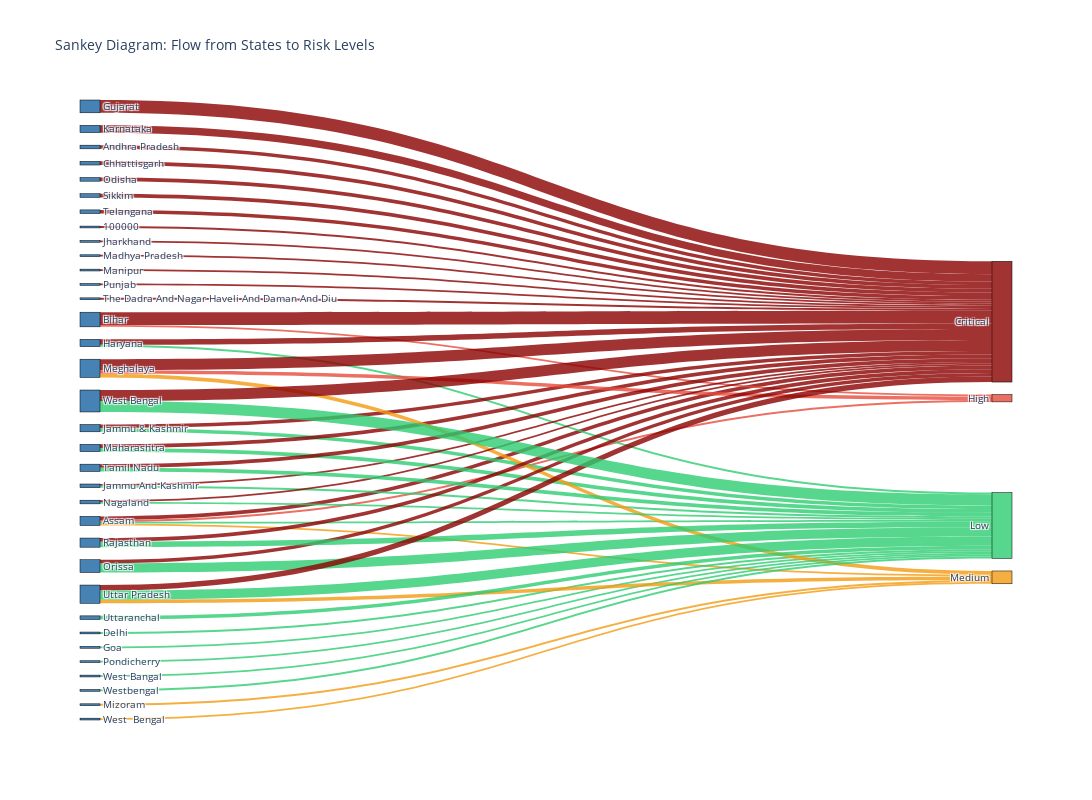

Notebook source saved alongside this figure:
### Code cell
# =============================================================================
# SPECIALIZED: SANKEY DIAGRAM - Flow from State to Risk Level
# =============================================================================

print("\n📊 Creating Sankey diagram...")

# Prepare Sankey data
sankey_data = district_analysis.groupby(['state', 'risk_level']).size().reset_index(name='count')

# Create node labels
states = sankey_data['state'].unique().tolist()
risk_levels = sankey_data['risk_level'].unique().tolist()
all_labels = states + risk_levels

# Create source and target indices
state_to_idx = {state: idx for idx, state in enumerate(states)}
risk_to_idx = {risk: idx + len(states) for idx, risk in enumerate(risk_levels)}

source = [state_to_idx[row['state']] for _, row in sankey_data.iterrows()]
target = [risk_to_idx[row['risk_level']] for _, row in sankey_data.iterrows()]
values = sankey_data['count'].tolist()

# Risk level colors
risk_colors = {'Low': 'rgba(46, 204, 113, 0.8)', 'Medium': 'rgba(243, 156, 18, 0.8)', 
               'High': 'rgba(231, 76, 60, 0.8)', 'Critical': 'rgba(139, 0, 0, 0.8)'}

# Create link colors based on target risk level
link_colors = [risk_colors.get(sankey_data.iloc[i]['risk_level'], 'rgba(128,128,128,0.4)') for i in range(len(sankey_data))]

fig_sankey = go.Figure(data=[go.Sankey(
    node=dict(
        pad=15,
        thickness=20,
        line=dict(color="black", width=0.5),
        label=all_labels,
        color=['steelblue'] * len(states) + [risk_colors.get(r, 'gray') for r in risk_levels]
    ),
    link=dict(
        source=source,
        target=target,
        value=values,
        color=link_colors
    )
)])

fig_sankey.update_layout(
    title_text="Sankey Diagram: Flow from States to Risk Levels",
    font_size=10,
    width=1200,
    height=800
)

fig_sankey.write_html('/home/ayush/Projects/UDH - FInal Draft/uidai-bli-analyzer/analysis/viz_sankey.html')
fig_sankey.show()

print("✅ Sankey diagram saved: viz_sankey.html")

### Figure 1 — Plotly figure (JSON) as saved in the notebook; plotly's stock layout.template omitted (floating-point values rounded to 4 significant figures)
{"data": [{"link": {"color": ["rgba(139, 0, 0, 0.8)", "rgba(139, 0, 0, 0.8)", "rgba(139, 0, 0, 0.8)", "rgba(231, 76, 60, 0.8)", "rgba(46, 204, 113, 0.8)", "rgba(243, 156, 18, 0.8)", "rgba(139, 0, 0, 0.8)", "rgba(231, 76, 60, 0.8)", "rgba(139, 0, 0, 0.8)", "rgba(46, 204, 113, 0.8)", "rgba(46, 204, 113, 0.8)", "rgba(139, 0, 0, 0.8)", "rgba(139, 0, 0, 0.8)", "rgba(46, 204, 113, 0.8)", "rgba(139, 0, 0, 0.8)", "rgba(46, 204, 113, 0.8)", "rgba(139, 0, 0, 0.8)", "rgba(46, 204, 113, 0.8)", "rgba(139, 0, 0, 0.8)", "rgba(139, 0, 0, 0.8)", "rgba(139, 0, 0, 0.8)", "rgba(139, 0, 0, 0.8)", "rgba(46, 204, 113, 0.8)", "rgba(139, 0, 0, 0.8)", "rgba(139, 0, 0, 0.8)", "rgba(231, 76, 60, 0.8)", "rgba(243, 156, 18, 0.8)", "rgba(243, 156, 18, 0.8)", "rgba(139, 0, 0, 0.8)", "rgba(46, 204, 113, 0.8)", "rgba(139, 0, 0, 0.8)", "rgba(139, 0, 0, 0.8)", "rgba(46, 204, 113, 0.8)", "rgba(46, 204, 113, 0.8)", "rgba(139, 0, 0, 0.8)", "rgba(139, 0, 0, 0.8)", "rgba(46, 204, 113, 0.8)", "rgba(139, 0, 0, 0.8)", "rgba(139, 0, 0, 0.8)", "rgba(46, 204, 113, 0.8)", "rgba(139, 0, 0, 0.8)", "rgba(139, 0, 0, 0.8)", "rgba(139, 0, 0, 0.8)", "rgba(46, 204, 113, 0.8)", "rgba(243, 156, 18, 0.8)", "rgba(46, 204, 113, 0.8)", "rgba(243, 156, 18, 0.8)", "rgba(46, 204, 113, 0.8)", "rgba(139, 0, 0, 0.8)", "rgba(46, 204, 113, 0.8)", "rgba(46, 204, 113, 0.8)"], "source": [0, 1, 2, 2, 2, 2, 3, 3, 4, 5, 6, 7, 8, 8, 9, 9, 10, 10, 11, 12, 13, 14, 14, 15, 16, 16, 16, 17, 18, 18, 19, 20, 20, 21, 22, 23, 23, 24, 25, 25, 26, 27, 28, 28, 28, 29, 30, 31, 32, 32, 33], "target": [34, 34, 34, 35, 36, 37, 34, 35, 34, 36, 36, 34, 34, 36, 34, 36, 34, 36, 34, 34, 34, 34, 36, 34, 34, 35, 37, 37, 34, 36, 34, 34, 36, 36, 34, 34, 36, 34, 34, 36, 34, 34, 34, 36, 37, 36, 37, 36, 34, 36, 36], "value": [1, 2, 2, 1, 1, 1, 7, 1, 2, 1, 1, 7, 3, 1, 2, 2, 1, 1, 1, 4, 1, 2, 2, 1, 6, 2, 2, 1, 1, 1, 2, 2, 5, 1, 1, 2, 3, 2, 2, 2, 2, 1, 3, 5, 2, 2, 1, 1, 6, 6, 1]}, "node": {"color": ["steelblue", "steelblue", "steelblue", "steelblue", "steelblue", "steelblue", "steelblue", "steelblue", "steelblue", "steelblue", "steelblue", "steelblue", "steelblue", "steelblue", "steelblue", "steelblue", "steelblue", "steelblue", "steelblue", "steelblue", "steelblue", "steelblue", "steelblue", "steelblue", "steelblue", "steelblue", "steelblue", "steelblue", "steelblue", "steelblue", "steelblue", "steelblue", "steelblue", "steelblue", "rgba(139, 0, 0, 0.8)", "rgba(231, 76, 60, 0.8)", "rgba(46, 204, 113, 0.8)", "rgba(243, 156, 18, 0.8)"], "label": ["100000", "Andhra Pradesh", "Assam", "Bihar", "Chhattisgarh", "Delhi", "Goa", "Gujarat", "Haryana", "Jammu & Kashmir", "Jammu And Kashmir", "Jharkhand", "Karnataka", "Madhya Pradesh", "Maharashtra", "Manipur", "Meghalaya", "Mizoram", "Nagaland", "Odisha", "Orissa", "Pondicherry", "Punjab", "Rajasthan", "Sikkim", "Tamil Nadu", "Telangana", "The Dadra And Nagar Haveli And Daman And Diu", "Uttar Pradesh", "Uttaranchal", "West  Bengal", "West Bangal", "West Bengal", "Westbengal", "Critical", "High", "Low", "Medium"], "line": {"color": "black", "width": 0.5}, "pad": 15, "thickness": 20}, "type": "sankey"}], "layout": {"font": {"size": 10}, "height": 800, "title": {"text": "Sankey Diagram: Flow from States to Risk Levels"}, "width": 1200}}
